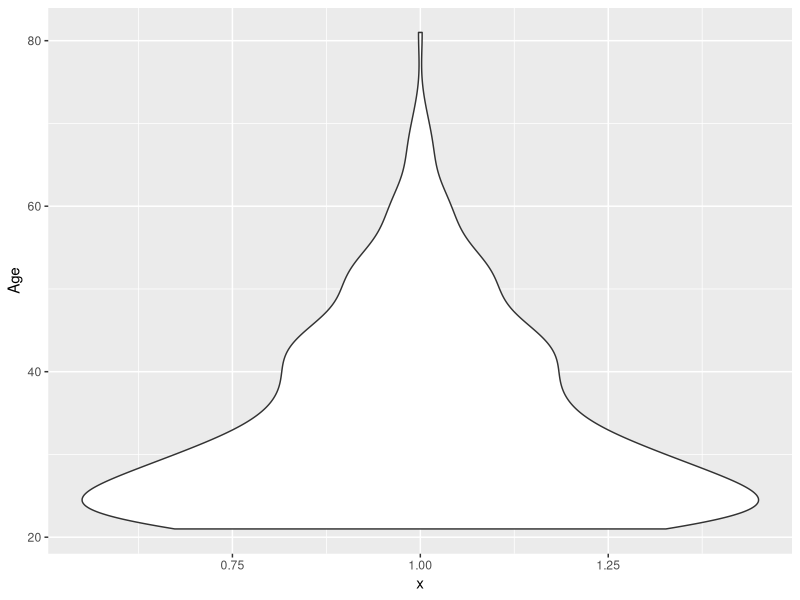
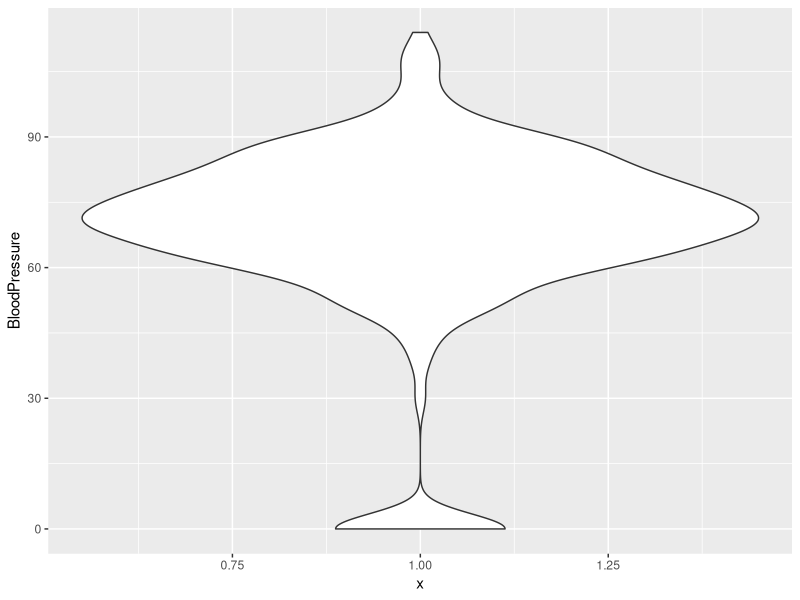
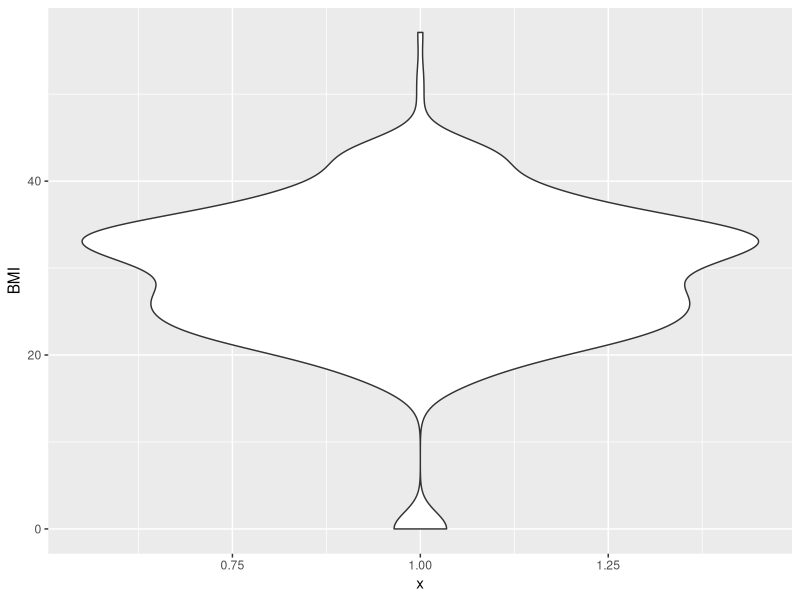
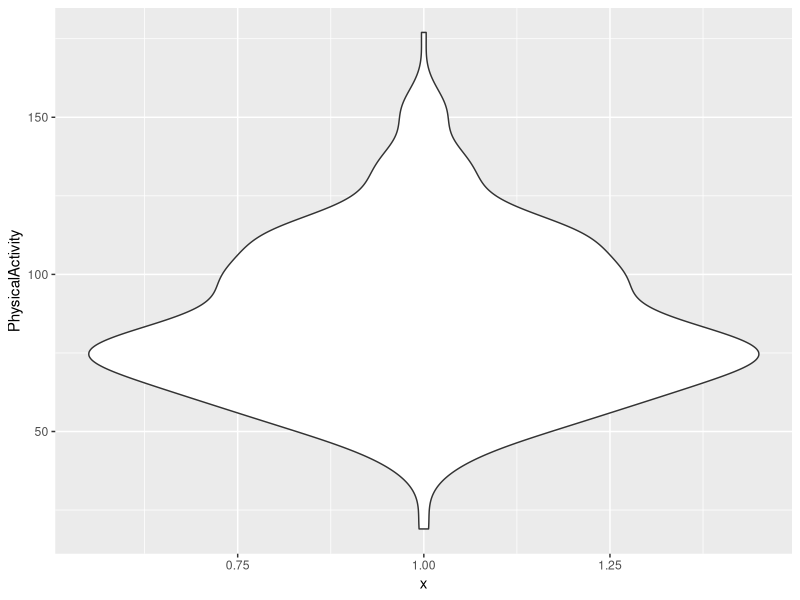
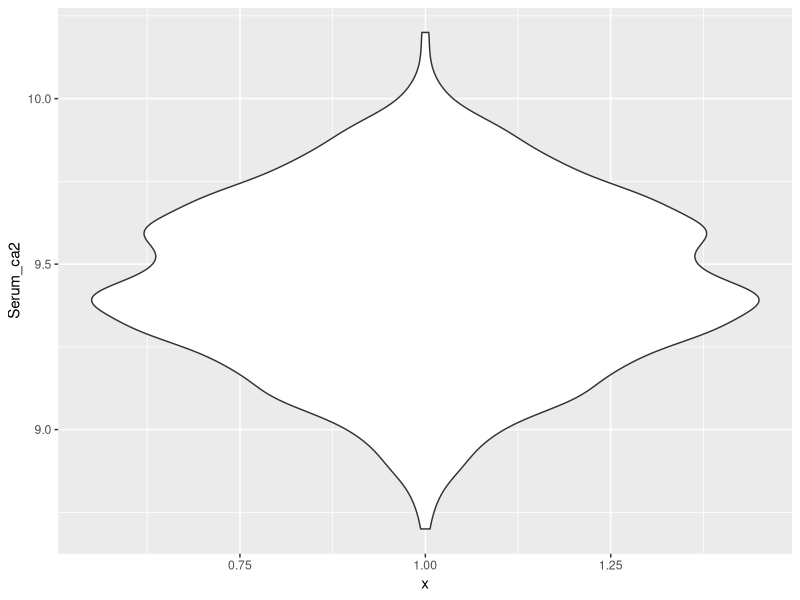

R code for these plots, in order: (Note: this script raises an error after producing the figures.)
## ---- chunk 1
library(tidyverse)
library(readxl)
## ---- chunk 2
diabetes_clinical <- read_excel('../data/diabetes_clinical_toy_messy.xlsx')
head(diabetes_clinical)
## ---- chunk 3
colSums(is.na(diabetes_clinical))
## ---- chunk 4
table(diabetes_clinical$Sex)
table(diabetes_clinical$Smoker)
table(diabetes_clinical$Diabetes)
## ---- chunk 5
range(diabetes_clinical$Age, na.rm = TRUE)

diabetes_clinical %>% 
  ggplot(aes(y = Age, x = 1)) + 
  geom_violin()
## ---- chunk 6
range(diabetes_clinical$BloodPressure, na.rm = TRUE)

diabetes_clinical %>% 
  ggplot(aes(y = BloodPressure, x = 1)) + 
  geom_violin() 
  
## ---- chunk 7
range(diabetes_clinical$BMI, na.rm = TRUE)

diabetes_clinical %>% 
  ggplot(aes(y = BMI, x = 1)) + 
  geom_violin()
## ---- chunk 8
range(diabetes_clinical$PhysicalActivity, na.rm = TRUE)

diabetes_clinical %>% 
  ggplot(aes(y = PhysicalActivity, x = 1)) + 
  geom_violin()
## ---- chunk 9
range(diabetes_clinical$Serum_ca2, na.rm = TRUE)

diabetes_clinical %>% 
  ggplot(aes(y = Serum_ca2, x = 1)) + 
  geom_violin()
## ---- chunk 10
nrow(diabetes_clinical)
## ---- chunk 11
diabetes_clinical_clean <- diabetes_clinical %>% 
  mutate(Sex = str_to_title(Sex),
         ID = factor(ID),
         Diabetes = factor(Diabetes)) %>% 
  filter(BMI != 0, BloodPressure != 0) 
## ---- chunk 12
diabetes_clinical_clean$Sex %>% unique()
## ---- chunk 13
nrow(diabetes_clinical_clean)
## ---- chunk 14
diabetes_meta <- read_delim('../data/diabetes_meta_toy_messy.csv')
head(diabetes_meta)
## ---- chunk 15
colSums(is.na(diabetes_meta))
## ---- chunk 16
table(diabetes_meta$Married)
table(diabetes_meta$Work)
## ---- chunk 17
unique(diabetes_meta$Married)
## ---- chunk 18
nrow(diabetes_meta)
## ---- chunk 19
diabetes_meta_clean <- diabetes_meta %>% 
  mutate(Married = str_trim(Married),
         ID = factor(ID))
## ---- chunk 20
unique(diabetes_meta_clean$Married)
## ---- chunk 21
nrow(diabetes_meta_clean)
## ---- chunk 22
diabetes_join <- diabetes_clinical_clean %>% 
  left_join(diabetes_meta_clean, by = 'ID')
## ---- chunk 23
nrow(diabetes_join)
## ---- chunk 24
writexl::write_xlsx(diabetes_join, '../out/diabetes_join.xlsx')
